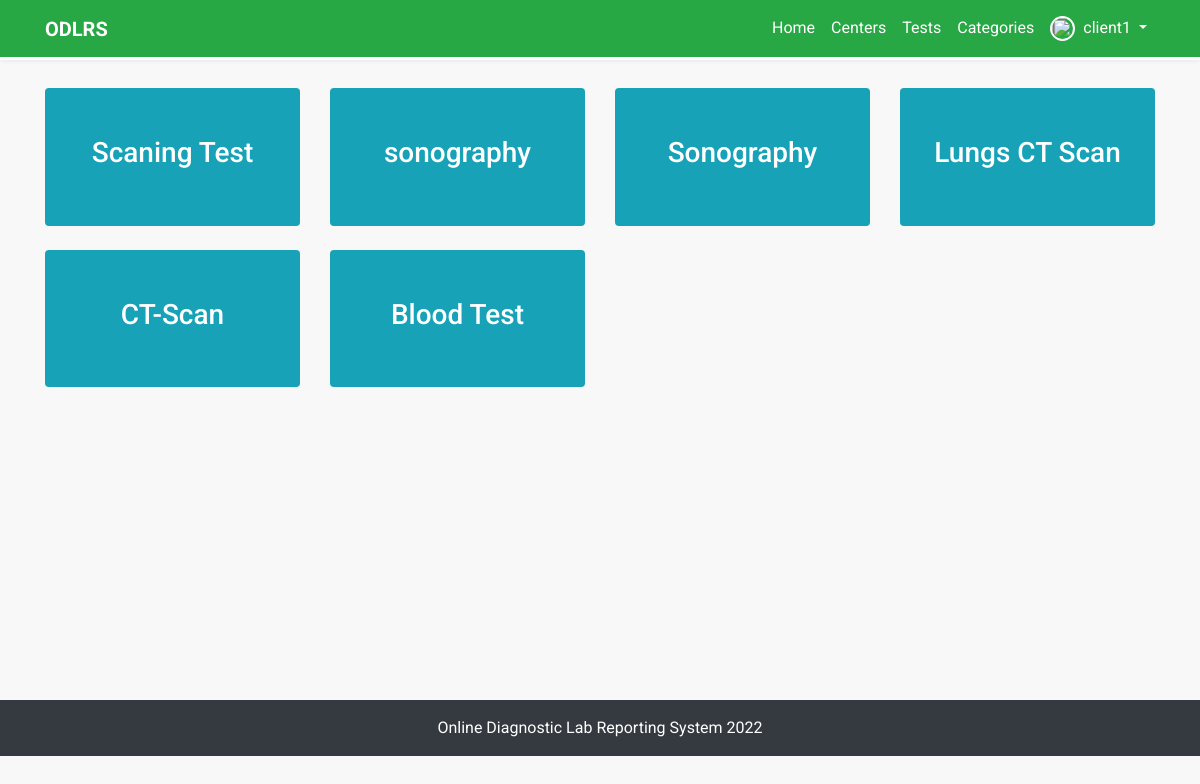
Screenshot of /categories/ (signed in) with the database file from the repository.
### tests/models.py (models this page shows, shortened)
class TestCategory(models.Model):
    category_name = models.CharField(max_length=50)
    center = models.ForeignKey(DiagnosticCenter, on_delete=models.CASCADE, related_name='category_center',
                               null=True, blank=True)
    class Meta:
        verbose_name_plural = 'Test Categories'
        ordering = ['-id']

### tests/views.py (the view)
# urls.py: path('categories/', test_categories, name='categories'),
def test_categories(request, template_name='tests/categories.html'):
    categories = TestCategory.objects.all().order_by('-id')
    context = {'categories': categories}
    return render(request, template_name, context)

### templates/tests/categories.html (shortened to what this page needs)
{% extends 'base.html' %}
{% block content %}
<div class="container box inner-content">
    <div class="row mt-">
        {% for category in  categories %}
        <div class="col-xs-12 col-sm-6 col-md-4 col-lg-3 text-center mb-4">
            <a class="text-white" href="{% url 'tests:categorise-tests' category.id %}">
                <div class="card bg-info  py-5">
                    <h3> {{ category.category_name }} </h3>
                </div>
            </a>
        </div>
        {% endfor %}
    </div>
</div>
{% endblock %}

### templates/base.html (shortened to what this page needs)
{% load static %}
<!DOCTYPE html>
<html>
<head>
	<link rel="stylesheet" href="https://use.fontawesome.com/releases/v5.8.0/css/all.css"
>
	<link rel="stylesheet" type="text/css" href="{% static 'css/bootstrap.min.css' %}">
	<link rel="stylesheet" type="text/css" href="{% static 'css/fakeLoader.min.css' %}">
	<link rel="stylesheet" type="text/css" href="{% static 'css/style.css' %}">
</head>
<body>
	<nav class="navbar navbar-expand-lg bg-success">
		<div class="container">
			<a class="navbar-brand text-white" href="{% url 'home' %}"><b>ODLRS</b></a>
			<div class="collapse navbar-collapse" id="navbarSupportedContent">
				<ul class="navbar-nav ml-auto">
					<li class="nav-item ">
						<a class="nav-link" href="{% url 'home' %}">Home</a>
					</li>
					<li class="nav-item">
						<a class="nav-link" href="{% url 'diagnostic_centers:all-centers' %}">Centers</a>
					</li>
					<li class="nav-item ">
						<a class="nav-link" href="{% url 'tests:all-tests' %}">Tests</a>
					</li>
					<li class="nav-item">
						<a class="nav-link" href="{% url 'tests:categories' %}">Categories</a>
					</li>
					{% if user.is_authenticated %}
					<li class="nav-item user-profile">
						<a class="nav-link d-flex dropdown-btn" href="#">
							<img src="{{ user.customer_profile.image.url }}" alt="" class="rounded-circle">
							<span class=" dropdown-toggle ml-2">{{user.username}} </span>
						</a>
					</li>
					{% endif %}
				</ul>
			</div>
		</div>
	</nav>
	{% block content %} {% endblock %} {% block extra_body %} {% endblock %}
	<div class="footer text-white text-center py-3 bg-dark">
		<div class="w-100 text-center d-flex justify-content-center">
			<div class="d-box px-2">
				<a class="text-white" target="_blank" data-toggle="tooltip"
					data-placement="top" title="Online Diagnostic Lab Reporting System 2022">Online Diagnostic Lab Reporting System 2022</a>
			</div>
		</div>
	</div>
</body>
</html>

### static/css/style.css (style rules this page uses)
* { margin: 0; padding: 0; -webkit-box-sizing: border-box; box-sizing: border-box; font-family: "Roboto", sans-serif; scroll-behavior: smooth; }
a { text-decoration: none; }
.card, .card-header, .card-footer { border: 0; }
html, body { background: #f8f8f8; }
nav.navbar { background: transparent; -webkit-box-shadow: 0 0 5px rgba(0, 0, 0, 0.1); box-shadow: 0 0 5px rgba(0, 0, 0, 0.1); position: fixed; top: 0; z-index: 99999; width: 100%; background: #328691; border-bottom: 3px solid white; }
nav.navbar ul li a { color: #fff; font-size: 16px; outline: none; }
nav.navbar .user-profile { position: relative; }
nav.navbar .user-profile img { width: 25px; height: 25px; border: 2px solid white; }
.inner-content { padding-top: 5.5rem; min-height: 90vh; }
.footer { background: #328691; position: relative; z-index: 11; }

### templates/tests/categories.html (style rules this page uses)
.box { min-height: 700px; }
.box a { text-decoration: none; transition: 0.3s ease; display: block; }

### rows the page displays
TestCategory: category_name "Scaning Test"
TestCategory: category_name "sonography"
TestCategory: category_name "Sonography"
TestCategory: category_name "Lungs CT Scan"
TestCategory: category_name "CT-Scan"
TestCategory: category_name "Blood Test"

### other values shown
{{ user.username }} "client1"
